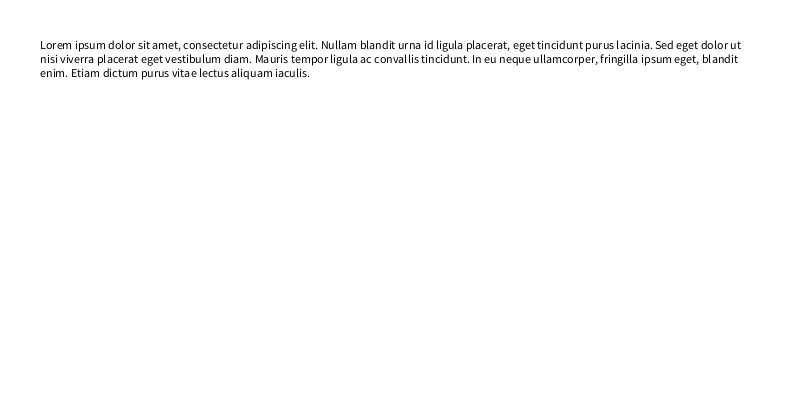
Frame 1 (no input)
Frame 60 (the mouse pressed at the canvas centre just before this capture): identical to frame 1, image omitted
Frame 120 (the mouse held since frame 60 and released just before this capture): identical to frame 1, image omitted

The Processing sketch that drew this single still picture (run headless with seeded random() and noise(); from frame 60 on, the mouse is pressed at the canvas centre):

// Processing sketch: clase19c_textos_con_arreglos_contador
// ── clase19c_textos_con_arreglos_contador.pde

// arreglos de textos (dialogos, explicaciones, etc)

//declaro el arreglo y le doy dimensión
String[] misTextos = new String[4];
//contadot
int c = 0;

void setup() {
  size( 800, 400 );
  //textAlign( CENTER, TOP );

  //carga manual los datos en las diferentes posiciones
  //aclaracion: no uso for porque son distintos textos
  misTextos[0] = "Lorem ipsum dolor sit amet, consectetur adipiscing elit. Nullam blandit urna id ligula placerat, eget tincidunt purus lacinia. Sed eget dolor ut nisi viverra placerat eget vestibulum diam. Mauris tempor ligula ac convallis tincidunt. In eu neque ullamcorper, fringilla ipsum eget, blandit enim. Etiam dictum purus vitae lectus aliquam iaculis.";
  misTextos[1] = "Lorem ipsum dolor sit amet, consectetur adipiscing elit. In posuere nisi eu augue accumsan convallis. Vivamus enim nisi, dapibus sed sapien in, efficitur imperdiet felis. Vivamus porta viverra convallis. Vivamus sed ultricies libero, eget sodales ligula. Ut semper bibendum odio vitae imperdiet. In eu elementum nisl. Nulla tempor vestibulum risus.";
  misTextos[2] = "Lorem ipsum dolor sit amet, consectetur adipiscing elit. Maecenas nisi erat, vulputate in tristique vel, lacinia ultrices ante. Pellentesque mollis cursus justo, eget egestas orci facilisis ac. Pellentesque semper ornare.";
  misTextos[3] = "Lorem ipsum dolor sit amet, consectetur adipiscing elit. Duis hendrerit viverra odio vel finibus. Praesent rutrum velit diam, in bibendum.";
}

void draw() {
  background( 255 );

  //alternacion de color y alineacion
  if ( c%2 == 0 ) {
    textAlign( LEFT, TOP );
    fill(0);
  } else {
    textAlign( RIGHT, TOP );
    fill( 100 );
  }

  //con esta linea muestro de a uno
  text( misTextos[c], width/20, c * height/4 + height/10, width-width/10, height );
}

void keyPressed() {
  if ( key == ' ' ) {
    c++;
    if ( c == 4 )
      c = 0;
  }
}
